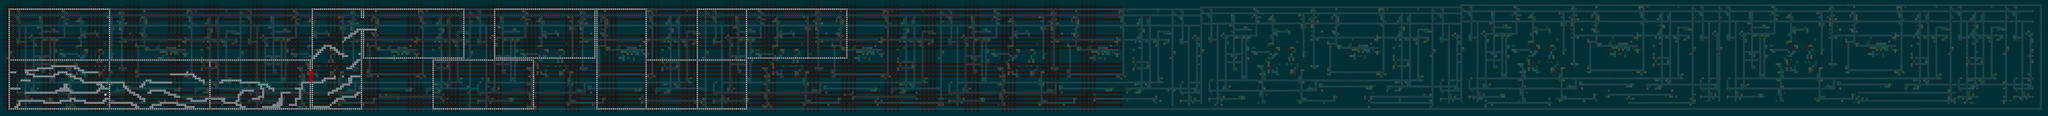

This is a level from a 2D game, rendered from its Tiled map with the project's own tilesets. A one-line summary and the map file follow, with tile-layer data summarised:
An orthogonal 1000x57 tile map with 16x16 px tiles, 7 tile layers (Tile Layer 2, Background, Spawn, decoration, ...), 1 hidden layer not drawn, 4 tilesets.

<map version="1.8" tiledversion="1.8.4" orientation="orthogonal" renderorder="right-down" width="1000" height="57" tilewidth="16" tileheight="16" infinite="0" nextlayerid="18" nextobjectid="1">
 <tileset firstgid="1" source="../TileMapDependencies/neo_zero_tiles_and_buildings_01.tsx" />
 <tileset firstgid="401" source="../TileMapDependencies/Gameboy Tileset.tsx" />
 <tileset firstgid="570" source="../TileMapDependencies/items.tsx" />
 <tileset firstgid="615" source="../TileMapDependencies/sheet.tsx" />
 <layer id="8" name="Tile Layer 2" width="1000" height="57">
  <data>[57000 cells, 0 non-empty, 0 distinct tile ids]</data>
 </layer>
 <layer id="9" name="Background" width="1000" height="57">
  <data>[57000 cells, 57000 non-empty, 1 distinct tile ids]</data>
 </layer>
 <layer id="14" name="Spawn" width="1000" height="57">
  <data>[57000 cells, 1 non-empty, 1 distinct tile ids]</data>
 </layer>
 <layer id="11" name="decoration" width="1000" height="57">
  <data>[57000 cells, 12880 non-empty, 1 distinct tile ids]</data>
 </layer>
 <layer id="12" name="decoration" width="1000" height="57" opacity="0.23">
  <data>[57000 cells, 16531 non-empty, 6 distinct tile ids]</data>
 </layer>
 <layer id="15" name="BoundsLayer" width="1000" height="57">
  <data>[57000 cells, 2146 non-empty, 2 distinct tile ids]</data>
 </layer>
 <layer id="16" name="End" width="1000" height="57">
  <data>[57000 cells, 11 non-empty, 1 distinct tile ids]</data>
 </layer>
 <layer id="17" name="EnemySpawn" width="1000" height="57" visible="0">
  <data>[57000 cells, 14 non-empty, 1 distinct tile ids]</data>
 </layer>
 <objectgroup id="4" name="MAP_COLLISION_LAYER" visible="0" />
 <objectgroup id="5" name="MAP_SPAWNS_LAYER" visible="0" />
 <objectgroup id="6" name="_MAP_PORTAL_LAYER" visible="0" />
</map>
